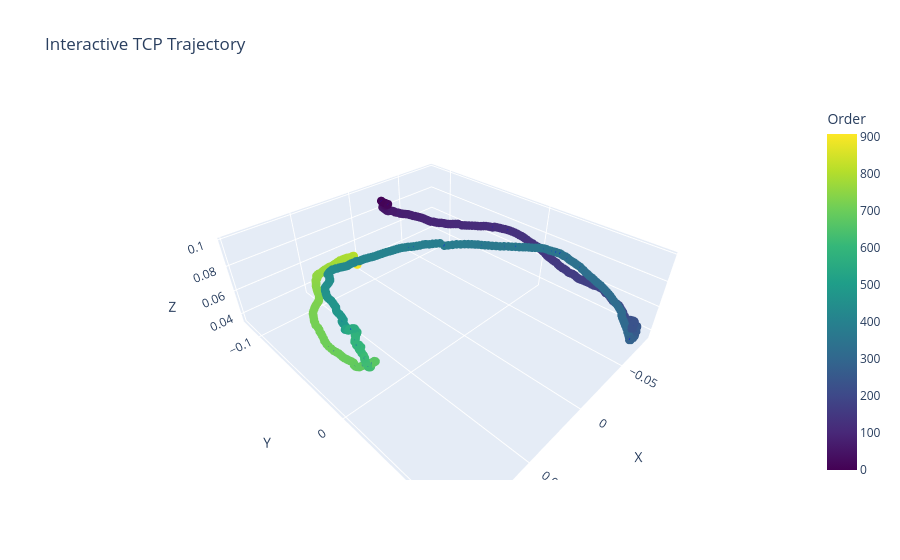

Notebook code cell kept with this figure:
### Code cell
plotly_pos(pos_replay)

### Figure 1 — Plotly figure (JSON) as saved in the notebook; plotly's stock layout.template omitted (floating-point values rounded to 4 significant figures; data arrays with more than 128 entries replaced by an {"elided": "..."} marker saying what was removed)
{"data": [{"line": {"color": "blue", "width": 4}, "marker": {"color": {"elided": "908 int values"}, "colorbar": {"title": {"text": "Order"}}, "colorscale": [[0, "#440154"], [0.1111, "#482878"], [0.2222, "#3e4989"], [0.3333, "#31688e"], [0.4444, "#26828e"], [0.5556, "#1f9e89"], [0.6667, "#35b779"], [0.7778, "#6ece58"], [0.8889, "#b5de2b"], [1, "#fde725"]], "size": 5}, "mode": "lines+markers", "type": "scatter3d", "x": {"elided": "908 float values"}, "y": {"elided": "908 float values"}, "z": {"elided": "908 float values"}}], "layout": {"scene": {"xaxis": {"title": {"text": "X"}}, "yaxis": {"title": {"text": "Y"}}, "zaxis": {"title": {"text": "Z"}}}, "title": {"text": "Interactive TCP Trajectory"}}}
